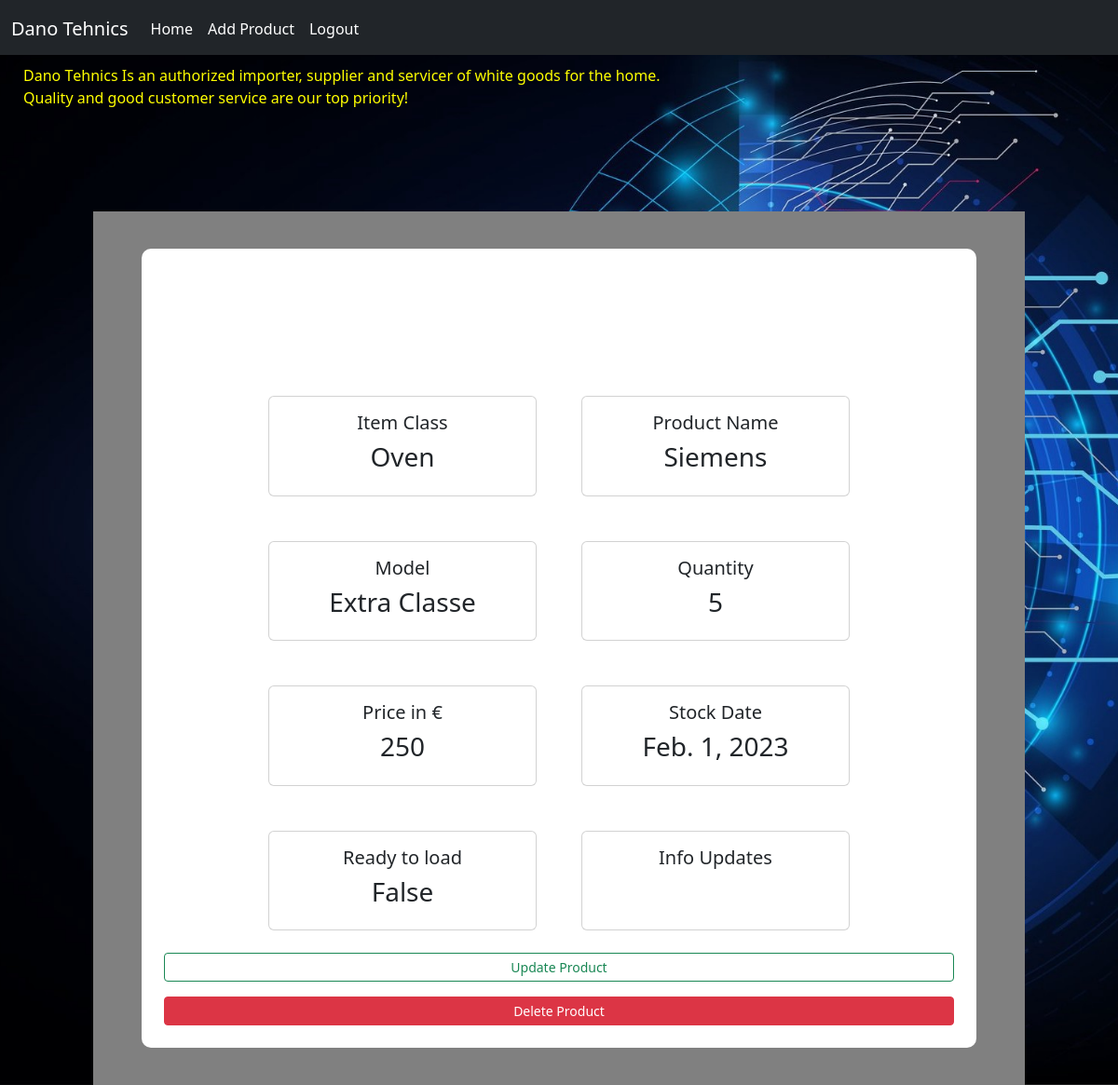
Screenshot of /inventory/product/4 (signed in) with the database file from the repository.
### inventory/models.py (models this page shows, shortened)
class Inventory(models.Model):
    itemClass = models.CharField(max_length=50, null=False, blank=False)
    name = models.CharField(max_length=50, null=False, blank=False)
    model = models.CharField(max_length=50, null=False, blank=False)
    quantity = models.PositiveIntegerField(null=False, blank=False)
    price = models.IntegerField(validators=[
            MaxValueValidator(100),
            MinValueValidator(1)
        ], null=False, blank=False)
    stock_date = models.DateField(auto_now_add=True)
    ready_to_load = models.BooleanField(default=False)
    cost_per_piece = models.IntegerField(default=True)

### inventory/views.py (the view)
# urls.py: path("product/<int:pk>", per_product_view, name="per_product"),
@login_required
def per_product_view(request, pk):
    inventory = get_object_or_404(Inventory, pk=pk)
    context = {
        'inventory': inventory,
    }
    return render(request, "inventory/per_product.html", context=context)

### templates/inventory/per_product.html (shortened to what this page needs)
{% extends "../layout.html" %}
{% block content %}
<div class="content-section">
  <div class="row mx-auto justify-content-center">
    <div class="card m-4" style="width: 18rem;">
      <div class="card-body">
        <h5 class="card-title text-center">Item Class</h5>
        <h3 class="text-center">{{ inventory.itemClass }}</h3>
      </div>
    </div>
    <div class="card m-4" style="width: 18rem;">
      <div class="card-body">
        <h5 class="card-title text-center">Product Name</h5>
        <h3 class="text-center">{{ inventory.name }}</h3>
      </div>
    </div>
    <div class="card m-4" style="width: 18rem;">
      <div class="card-body">
        <h5 class="card-title text-center">Model</h5>
        <h3 class="text-center">{{ inventory.model }}</h3>
      </div>
    </div>
    <div class="card m-4" style="width: 18rem;">
      <div class="card-body">
        <h5 class="card-title text-center">Quantity</h5>
        <h3 class="text-center">{{ inventory.quantity }}</h3>
      </div>
    </div>
    <div class="card m-4" style="width: 18rem;">
      <div class="card-body">
        <h5 class="card-title text-center">Price in €</h5>
        <h3 class="text-center">{{ inventory.price }}</h3>
      </div>
    </div>
    <div class="card m-4" style="width: 18rem;">
      <div class="card-body">
        <h5 class="card-title text-center">Stock Date</h5>
        <h3 class="text-center">{{ inventory.stock_date }}</h3>
      </div>
    </div>
    <div class="card m-4" style="width: 18rem;">
      <div class="card-body">
        <h5 class="card-title text-center">Ready to load</h5>
        <h3 class="text-center">{{ inventory.ready_to_load }}</h3>
      </div>
    </div>
    <div class="card m-4" style="width: 18rem;">
      <div class="card-body">
        <h5 class="card-title text-center">Info Updates</h5>
      </div>
    </div>
    <a class="btn btn-outline-success btn-sm mb-3" href="{% url 'update_product' inventory.id %}">Update Product</a>
    <a class="btn btn-danger btn-sm" href="{% url 'del_product' inventory.id %}">Delete Product</a>
  </div>
</div>
{% endblock %}

### static/css/main.css (style rules this page uses)
body { background-image: ; }
.content-section { background: #fff; margin: 40px; padding: 1.5rem 1.5rem; border-radius: 10px; }

### templates/layout.html (style rules this page uses)
body { background-image: url('../static/img/bbg.jpeg'); height: 100%; background-position: top; background-size: cover; background-repeat: no-repeat; }
.row { margin-top: 110px; }

### rows the page displays
Inventory: itemClass "Oven", name "Siemens", model "Extra Classe", quantity "5", price "250", stock_date "Feb. 1, 2023", ready_to_load "False"
